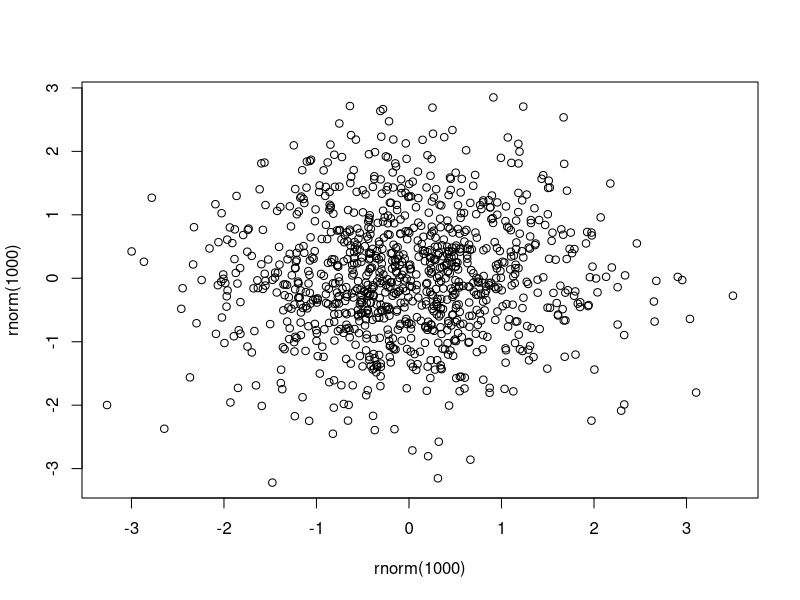

Recreate this plot in R. (Note: this script raises an error after producing the figure.)
savepar <- par(ask=FALSE)
     dragplot <- function(..., xlim=NULL, ylim=NULL, xaxs="r", yaxs="r") {
      
       plot(..., xlim=xlim, ylim=ylim, xaxs=xaxs, yaxs=yaxs)
         
         
         startx <- NULL
         starty <- NULL
         usr <- NULL
         j<<-1
         
     
         devset <- function()
             if (dev.cur() != eventEnv$which) dev.set(eventEnv$which)
             
         dragmousedown <- function(buttons, x, y) {
             startx <<- x
             starty <<- y
             devset()
             usr <<- par("usr")
             eventEnv$onMouseMove <- dragmousemove
             NULL
         }
         
         dragmousemove <- function(buttons, x, y) {
             devset()
             deltax <- diff(grconvertX(c(startx,x), "ndc", "user"))
             deltay <- diff(grconvertY(c(starty,y), "ndc", "user"))
             plot(..., xlim=usr[1:2]-deltax, xaxs="i",
                       ylim=usr[3:4]-deltay, yaxs="i")
             NULL
         }
         
         mouseup <- function(buttons, x, y) {    
             eventEnv$onMouseMove <- NULL
         }   
             
         keydown <- function(key) {
             if (key == "q") return(invisible(1))
             eventEnv$onMouseMove <- NULL
             if(key=="6"){
               plot(rnorm(10))
               Sys.sleep(0.1)
              }
            if(key=="4"){
              plot(rnorm(1000))
              Sys.sleep(0.1)
            }
              NULL
        }

        
         
         setGraphicsEventHandlers(prompt="Click and drag, hit q to quit",
                          onMouseDown = dragmousedown,
                          onMouseUp = mouseup,
                          onKeybd = keydown)
         eventEnv <- getGraphicsEventEnv()
     }
     
     X11(type = "Xlib")
     dragplot(rnorm(1000), rnorm(1000))
     # This currently only works on the Windows
     # and X11(type = "Xlib") screen devices...
     getGraphicsEvent()
     par(savepar)
     

